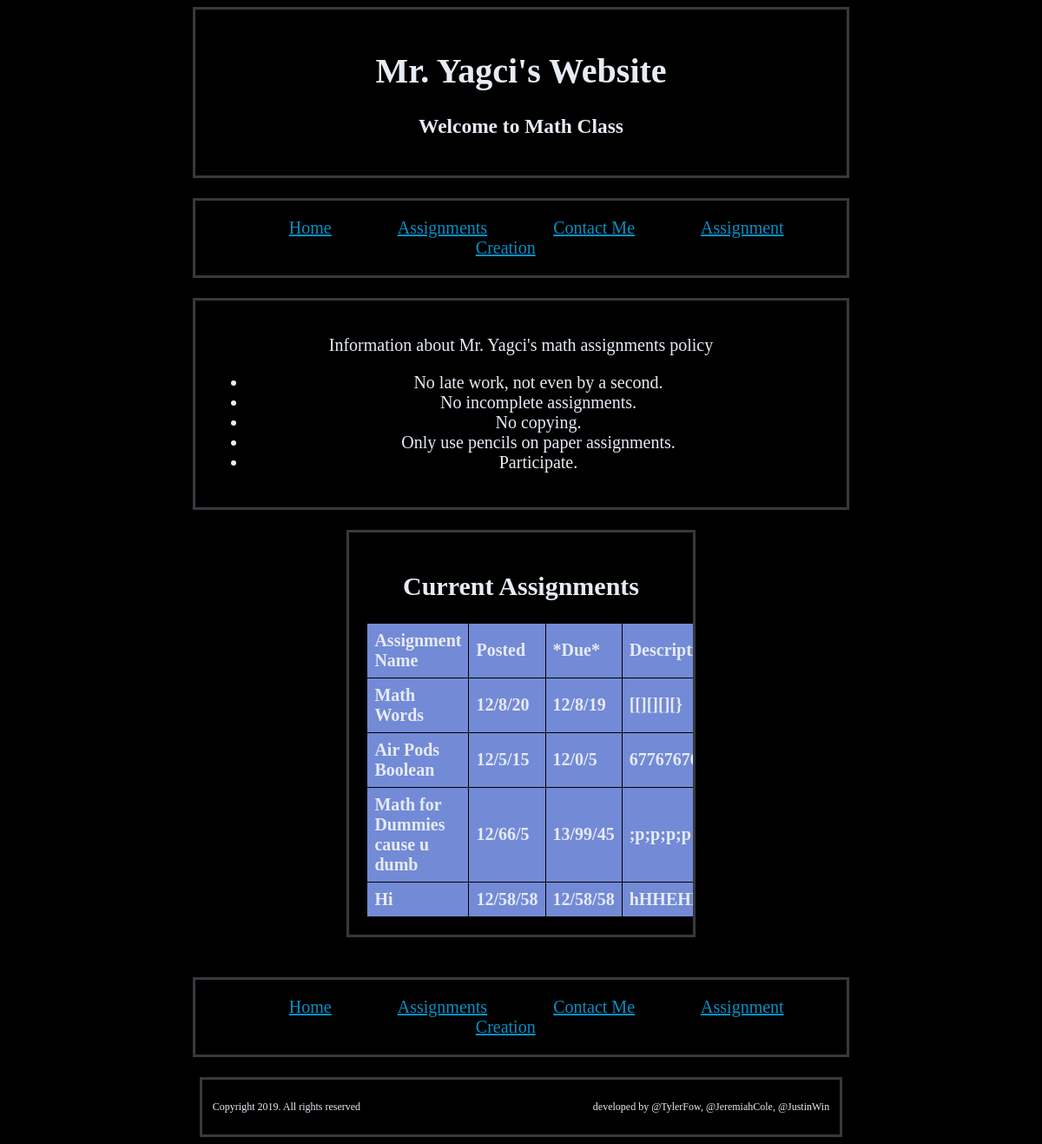
/assignments, run on an earlier commit of the app's database.
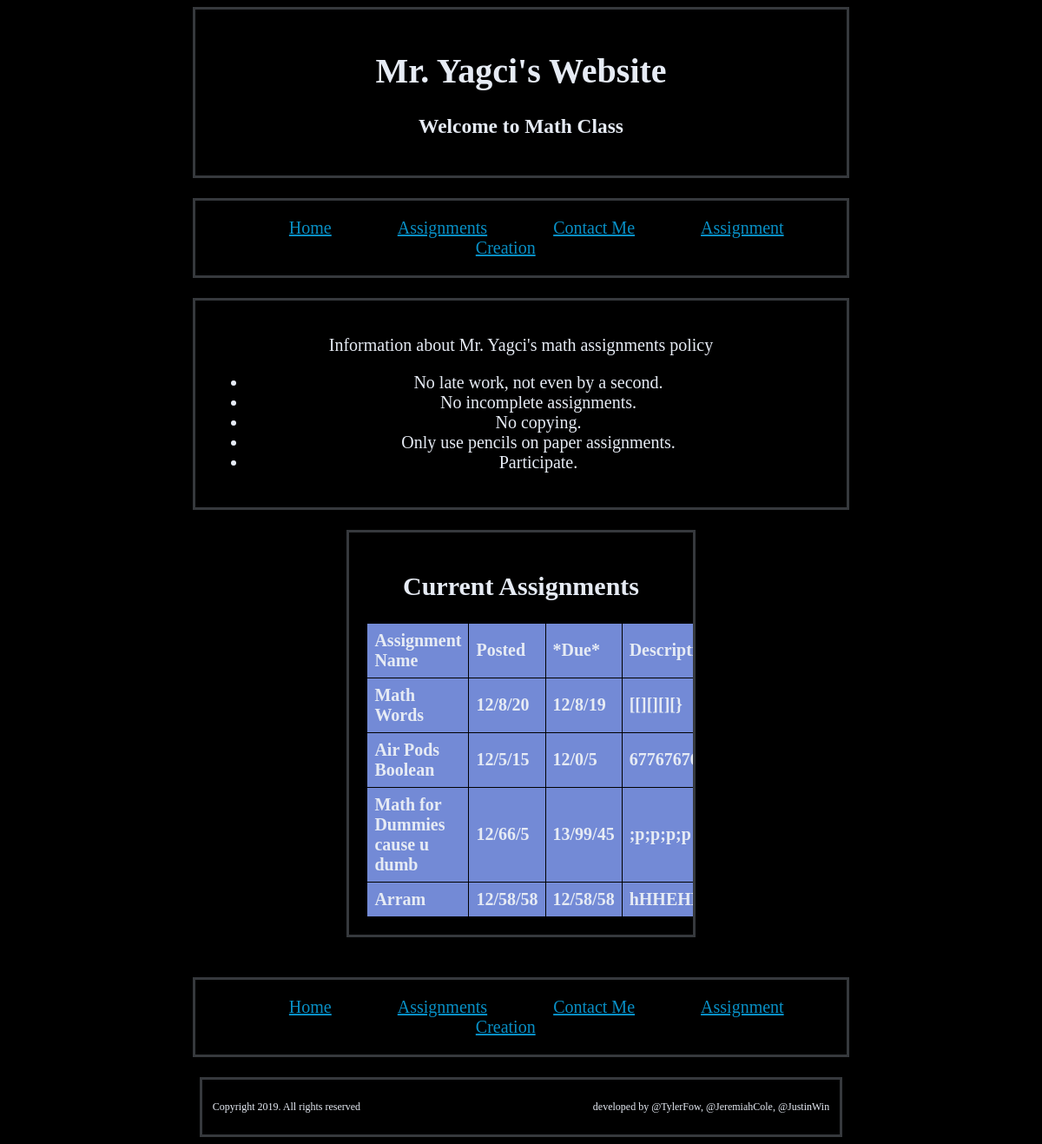
And on a later commit of the database.
### tables this page shows
CREATE TABLE "table_assignments" (
	"Name"	TEXT NOT NULL,
	"Date Posted"	INTEGER,
	"*Due*"	INTEGER NOT NULL,
	"Description"	TEXT
);

### yagci.py (the view)
@app.route('/assignments')
def assignments():
    with sqlite3.connect("Thisistest.db") as conn:
        command1 = "SELECT * FROM table_assignments"
        cursor1 = conn.execute(command1)
        table_assignments = cursor1.fetchall()
    return render_template("assignments.html", table_assignments=table_assignments)

### templates/assignments.html (shortened to what this page needs)
<!DOCTYPE html>
<html lang="en">
<head>
    <link rel="stylesheet" href="../static/layout.css">
</head>
<body>
<div>
    <h1>Mr. Yagci's Website</h1>
    <h3>Welcome to Math Class</h3>
</div><br>
<div>
    <a class="link-a" href="/">Home</a>
    <a class="link-a" href="/assignments">Assignments</a>
    <a class="link-a" href="/contact">Contact Me</a>
    <a class="link-a" href="/assignment_creation">Assignment Creation</a>
</div><br>
<div>
    <p>Information about Mr. Yagci's math assignments policy</p>
    <ul>
        <li>No late work, not even by a second.</li>
        <li>No incomplete assignments.</li>
        <li>No copying.</li>
        <li>Only use pencils on paper assignments.</li>
        <li>Participate.</li>
    </ul>
</div><br>
<div style="width: 30%;">
    <h2>Current Assignments</h2>
    <table>
        <tr>
            <th>Assignment Name</th>
            <th>Posted</th>
            <th>*Due*</th>
            <th>Description</th>
        </tr>
        {%for i in table_assignments%}
        <tr>
            {% for x in i %}
            <th>{{x}}</th>
            {%endfor%}
        </tr>
        {%endfor%}
        </table>
</div><br><br>
<div>
    <a class="link-a" href="/">Home</a>
    <a class="link-a" href="/assignments">Assignments</a>
    <a class="link-a" href="/contact">Contact Me</a>
    <a class="link-a" href="/assignment_creation">Assignment Creation</a>
</div><br>
<div style="font-size: 12px">
    <p style="text-align: left">Copyright 2019. All rights reserved
        <span style="float:right;">
            developed by @TylerFow, @JeremiahCole, @JustinWin
        </span>
    </p>
</div>
</body>
</html>

### static/layout.css (style rules this page uses)
body { background-color: #000000; font-size: 20px; font-family: Georgia, serif; }
p { color: #e6ebf4; }
h1 { color: #e6ebf4; }
h2 { color: #e6ebf4; text-align: center; }
h3 { color:#e6ebf4; }
li { color: #e6ebf4; }
div { color: #36393d; margin: auto; border: 3px solid #36393d; padding: 1em; text-align: center; width: 60%; overflow: auto; }
a { color: #088fc5; }
th { color: #e6ebf4; background-color: #738ad6; }
.link-a { padding-left: 5%; padding-right: 5%; color: #088fc5; }

### templates/assignments.html (style rules this page uses)
table { border-collapse: collapse; width: 100% }
td, th { border: 1px solid #000000; text-align: left; padding: 8px; }
tr:nth-child(even) { background-color: #aae0f7; }

What changed in the data, as far as the page shows it:
changed table_assignments "hHHEHEHEHEEH": Name "Hi" → "Arram"
